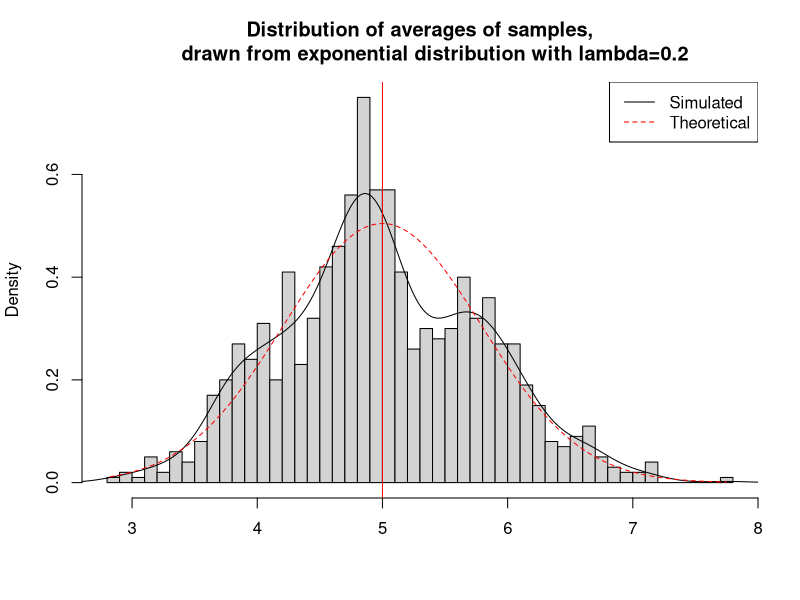
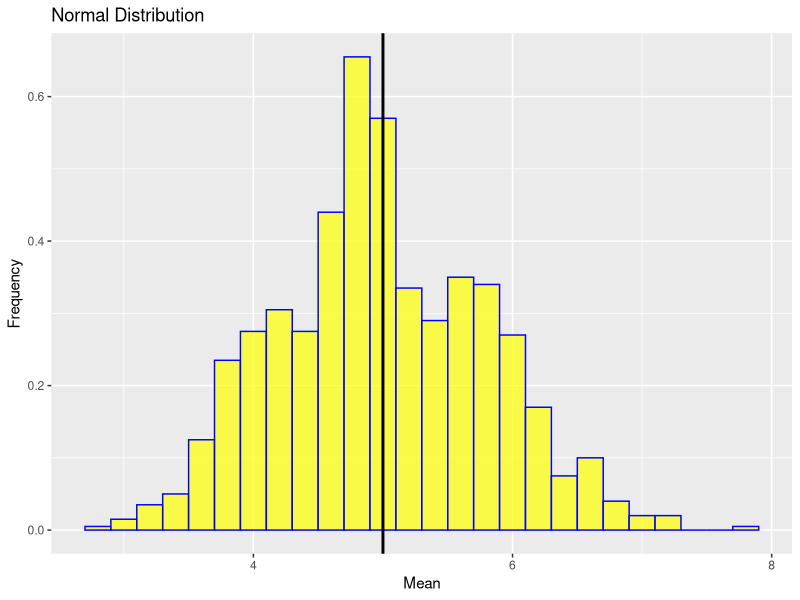
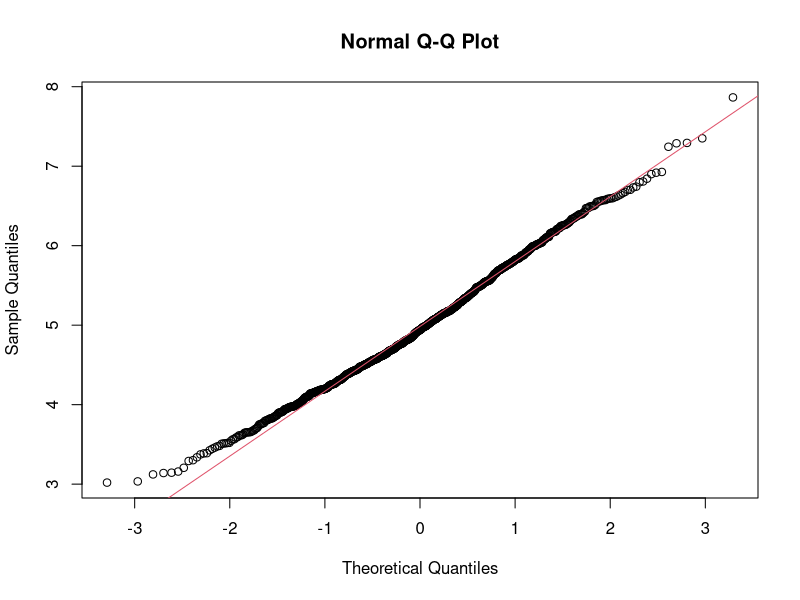

Recreate these plots in R, in order.
## ---- chunk 1
library(ggplot2)
## ---- chunk 2
set.seed(19)
lambda <- 0.2
n <- 40 # size
simulations <- 1000 # number of simulations
simData <- replicate(simulations, rexp(n, lambda))
meanData <- apply(simData, 2, mean)
rowMeanData <- rowMeans(matrix(data = simData, nrow = simulations, ncol = n))
## ---- chunk 3
theoryMean <- 1/lambda
simulatedMean <- mean(rowMeanData) # Mean
rbind(simulatedMean, theoryMean)
hist(rowMeanData, breaks=50, prob=TRUE, main="Distribution of averages of samples,
     drawn from exponential distribution with lambda=0.2",
     xlab="")

# Plot the density curve for the means
lines(density(rowMeanData))

# Add 'theoretical center of distribution' for comparison
abline(v=1/lambda, col="red")

# Add 'theoretical density for sample means' for comparison
xfit <- seq(min(rowMeanData), max(rowMeanData), length=100)
yfit <- dnorm(xfit, mean=1/lambda, sd=(1/lambda/sqrt(n)))
lines(xfit, yfit, pch=22, col="red", lty=2)

# Add legend to the chart
legend('topright', c("Simulated", "Theoretical"), lty=c(1,2), col=c("black", "red"))
## ---- chunk 4
simulatedSd <- sd(rowMeanData) # Standard Deviation
theorySd <- (1/lambda)/sqrt(n) # Standard Deviation
rbind(simulatedSd, theorySd)

simulatedVar <- simulatedSd^2 # Variance
theoryVar <- ((1/lambda)*(1/sqrt(n)))^2 # Variance
rbind(simulatedVar, theoryVar)
## ---- chunk 5
data2 <- data.frame(rowMeanData)
hist <- ggplot(data2, aes(x = rowMeanData)) 
hist <- hist + geom_histogram(aes(y = ..density..), colour = "blue",
                              fill = "yellow", alpha = .7,binwidth=.2)
hist <- hist + stat_function(fun = "dnorm", args = list(mean = theoryMean, sd = theorySd))
hist <- hist + geom_vline(xintercept=theoryMean,size=1)
hist <- hist + xlab("Mean")+ylab("Frequency")+ ggtitle("Normal Distribution")
hist
## ---- chunk 6
qqnorm(meanData)
qqline(meanData, col = 2)
